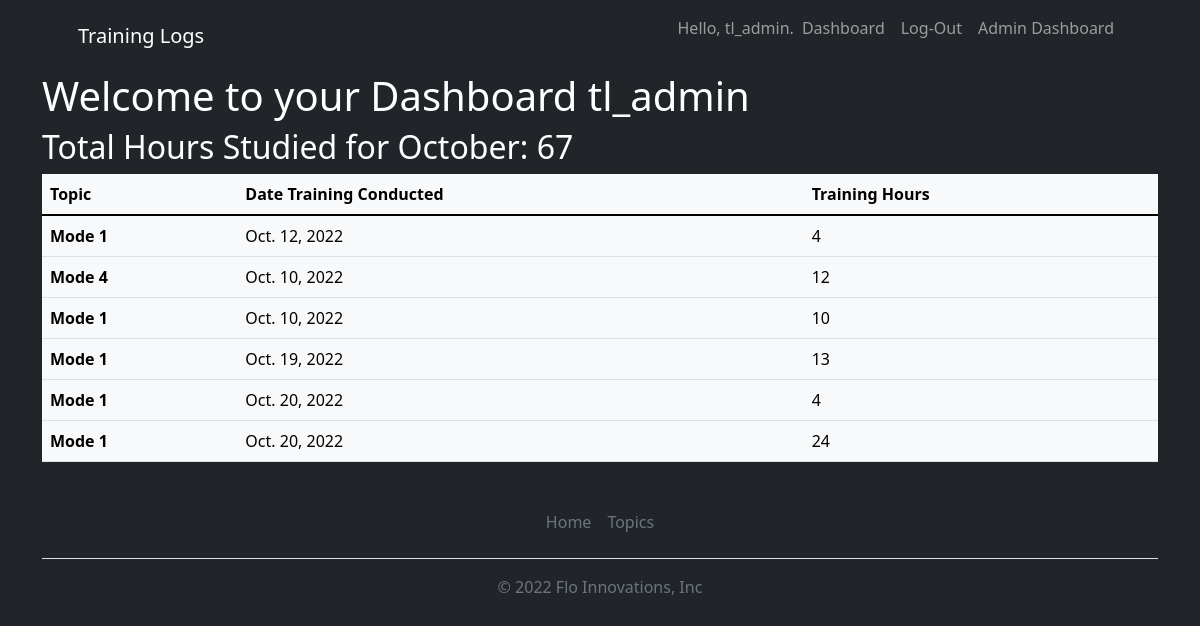
Page /users/dashboard/ (signed in) on the committed database.
### training_logs/models.py (models this page shows, shortened)
class Entry(models.Model):
    topic = models.ForeignKey(Topic, on_delete=models.CASCADE)
    method_of_training = models.CharField(max_length=200)
    hours = models.IntegerField()
    date_training_conducted = models.DateField()
    text = models.TextField()
    date_added = models.DateTimeField(auto_now_add=True)
    class Meta:
        verbose_name_plural = 'entries'
    def month_published(self):
        return self.date_training_conducted.strftime('%B')

class Topic(models.Model):
    text = models.CharField(max_length=200)
    data_added = models.DateTimeField(auto_now_add = True)
    owner = models.ForeignKey(User, on_delete=models.CASCADE)
    def __str__(self):
        return self.text

### users/views.py (the view)
# urls.py: path('dashboard/', views.dashboard, name='dashboard'),
@login_required
def dashboard(request):
    current_month = datetime.now().strftime('%B')
    owner = request.user
    entries = Entry.objects.all()
    topics = Topic.objects.all()
    users = User.objects.all()
    total_hours = {}
    for user in users:
        hours_total = 0
        for entry in entries:
            if entry.month_published() == current_month:
                if user == entry.topic.owner:
                    hours_total += entry.hours
        total_hours[user] = hours_total
    return render(request, 'registration/dashboard.html',
                  {'entries': entries,
                   'topics': topics,
                   'users': users,
                   'owner': owner,
                   'total_hours': total_hours,
                   'current_month': current_month})

### users/templates/registration/dashboard.html
{% extends "training_logs/base.html" %}
{% block page_header %}<h1>Welcome to your Dashboard {{ owner }}</h1>{% endblock page_header %}
{% block content %}
{% for user, hours in total_hours.items %}
{% if owner == user %}
<h2>Total Hours Studied for {{ current_month}}: {{ hours }}</h2>
{% endif %}
{% endfor %}
{% for user in users %}
{% if owner == user %}
<table class="table table-light table-hover">
  <thead>
    <tr>
      <th scope="col">Topic</th>
      <th scope="col">Date Training Conducted</th>
      <th scope="col">Training Hours</th>
    </tr>
  </thead>
  <tbody>
    {% for entry in entries %}
    {% if entry.month_published == current_month %}
    {% if user.id == entry.topic.owner.id %}
    <tr>
      <th scope="row">{{ entry.topic}}</th>
      <td>{{ entry.date_training_conducted }}</td>
      <td>{{ entry.hours }}</td>
    </tr>
    {% endif %}
    {% endif %}
    {% endfor %}
  </tbody>
</table>
{% endif %}
{% endfor %}
{% endblock content %}

### training_logs/templates/training_logs/base.html (shortened to what this page needs)
{% load static %}
<!DOCTYPE html>
<html lang="en">
    <head>
        <link href="https://cdn.jsdelivr.net/npm/bootstrap-icons@1.5.0/font/bootstrap-icons.css" rel="stylesheet" />
        <link href="{% static 'css/styles.css' %}" rel="stylesheet" />
    </head>
    <body class="d-flex flex-column h-100 bg-dark text-white">
        <main class="flex-shrink-0">
            <nav class="navbar navbar-expand-lg navbar-dark bg-dark">
                <div class="container px-5">
                    <a class="navbar-brand" href="{% url 'training_logs:index' %}">Training Logs</a>
                    <div class="collapse navbar-collapse" id="navbarSupportedContent">
                        <ul class="navbar-nav ms-auto mb-2 mb-lg-0">
                            {% if user.is_authenticated %}
                                <li class="nav-item">
                                    <p class="navbar-text">Hello, {{ user.username }}.</p>
                                </li>
                                <li class="nav-item">
                                    <a class="nav-link" href="{% url 'users:dashboard' %}">Dashboard</a>
                                </li>
                                <li class="nav-item">
                                    <a class="nav-link" href="{% url 'users:logout' %}">Log-Out</a>
                                </li>
                            {% if user.is_superuser %}
                                <li class="nav-item">
                                    <a class="nav-link" href="{% url 'users:admin_dashboard' %}">Admin Dashboard</a>
                                </li>
                            {% endif %}
                            {% endif %}
                        </ul>
                    </div>
                </div>
            </nav>
  <body>
    <main role="main" class="container">
            {% block page_header %}{% endblock page_header %}
        <div>
            {% block content %}
            {% endblock content %}
        </div>
    </main>
  </body>
  <div class="container">
    <footer class="py-3 my-4">
      <ul class="nav justify-content-center border-bottom pb-3 mb-3">
        <li class="nav-item"><a href="{% url 'training_logs:index' %}" class="nav-link px-2 text-muted">Home</a></li>
        <li class="nav-item"><a href="{% url 'training_logs:topics' %}" class="nav-link px-2 text-muted">Topics</a></li>
      </ul>
      <p class="text-center text-muted">&copy; 2022 Flo Innovations, Inc</p>
    </footer>
  </div>
</html>

### rows in the picture
Entry: topic "Mode 1", date_training_conducted "Oct. 12, 2022", hours "4"
Entry: topic "Mode 4", date_training_conducted "Oct. 10, 2022", hours "12"
Entry: topic "Mode 1", date_training_conducted "Oct. 10, 2022", hours "10"
Entry: topic "Mode 1", date_training_conducted "Oct. 19, 2022", hours "13"
Entry: topic "Mode 1", date_training_conducted "Oct. 20, 2022", hours "4"
Entry: topic "Mode 1", date_training_conducted "Oct. 20, 2022", hours "24"

### other values in the picture
{{ user.username }} "tl_admin"
{{ owner }} "tl_admin"
{{ current_month }} "October"
{{ hours }} "67"
